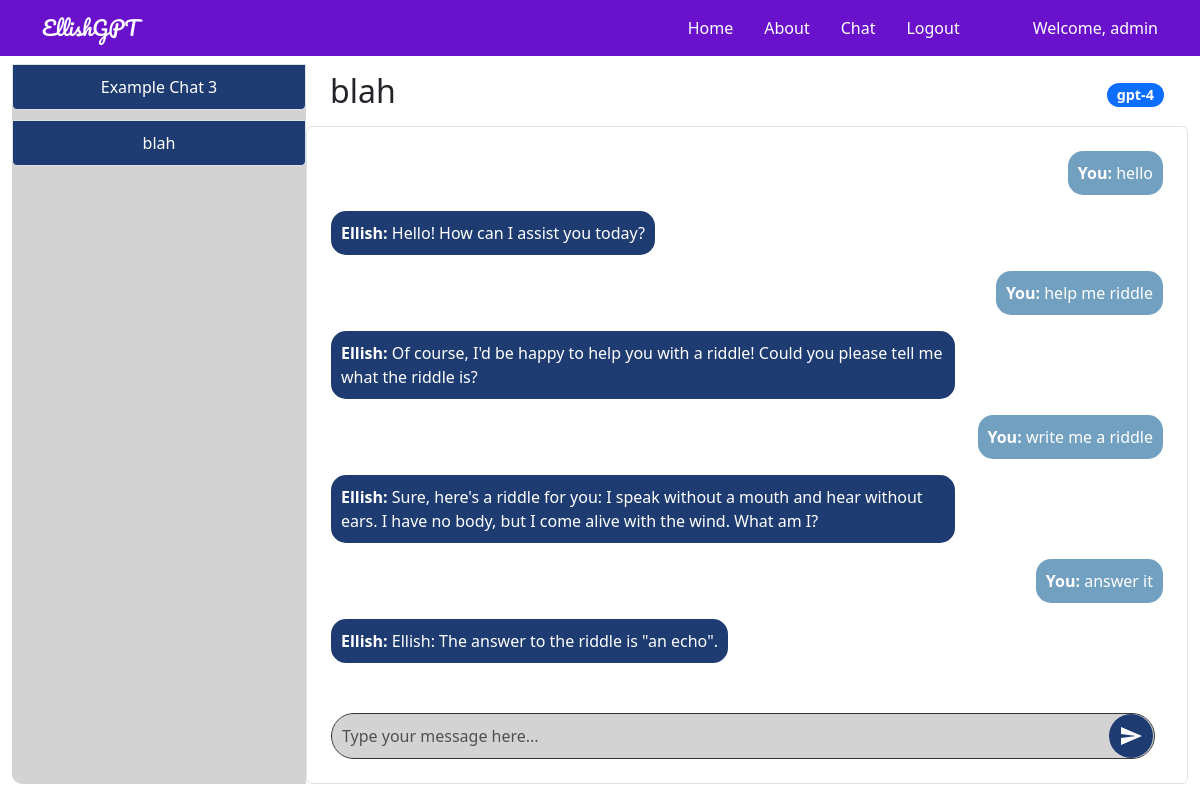
Page /chat/4 (signed in) on the committed database.
### tables this page shows
CREATE TABLE users (
        userid INTEGER PRIMARY KEY,
        username TEXT NOT NULL UNIQUE,
        password TEXT NOT NULL
    );

CREATE TABLE chats (
        chat_id INTEGER PRIMARY KEY,
        user_id INTEGER,
        model_id INTEGER,
        title TEXT,
        chat TEXT,
        time DATETIME,
        model_name TEXT,
        FOREIGN KEY(user_id) REFERENCES users(userid),
        FOREIGN KEY(model_id) REFERENCES models(modelid)
    );

CREATE TABLE chat_messages (
        id INTEGER PRIMARY KEY AUTOINCREMENT,
        chat_id INTEGER,
        sender TEXT,
        message TEXT,
        timestamp DATETIME DEFAULT CURRENT_TIMESTAMP,
        FOREIGN KEY (chat_id) REFERENCES chats(chat_id)
    );

### genaiserver_wl_folder/flask_app.py (the view, shortened to what this page needs)
@app.route('/chat/<int:chat_id>', methods=['GET', 'POST'])
@login_required
def open_chat(chat_id):
    try:
        g.db = connect_db()
        username = session['username']
        cur = g.db.execute('SELECT userid FROM users WHERE username = ?', (username,))
        user_id = cur.fetchone()[0]
        cur = g.db.execute('SELECT * FROM chats WHERE chat_id = ?', (chat_id,))
        chat = cur.fetchone()
        if chat is None:
            logging.error(f"Chat with id {chat_id} not found.")
            flash("Chat not found.")
            return redirect(url_for('chat'))
        chat_data = dict(time=chat[5], chat=chat[4], title=chat[3], chat_id=chat[0], model_name=chat[6])
        cur_messages = g.db.execute('SELECT sender, message FROM chat_messages WHERE chat_id = ? ORDER BY timestamp DESC LIMIT 10', (chat_id,))
        messages = [{'sender': row[0], 'message': row[1]} for row in cur_messages.fetchall()]
        messages.reverse()  # Reverse to show the latest message at the bottom
        cur2 = g.db.execute('SELECT * FROM chats WHERE user_id = ? ORDER BY time;', (user_id,))
        chats = [dict(time=row[5], chat=row[4], title=row[3], chat_id=row[0], model_name=row[6]) for row in cur2.fetchall()]
        g.db.close()
        return render_template("chat_detail.html", app_data=app_data, chat=chat_data, messages=messages, chats=chats)
    except Exception as e:
        logging.exception(f"Error opening chat {chat_id}: {e}")
        flash("An error occurred while trying to open the chat.")
        return redirect(url_for('chat'))

### genaiserver_wl_folder/flask_app.py (called while the page is built)
def connect_db():
    return sqlite3.connect(DATABASE_FILE)

def login_required(f):
    @wraps(f)
    def wrap(*args, **kwargs):
        if 'logged_in' in session:
            return f(*args, **kwargs)
        else:
            flash('You need to login first.')
            return redirect(url_for('login'))
    return wrap

### templates/chat_detail.html (shortened to what this page needs)
{% extends 'layout.html' %} {% block body %}
<div class="container-fluid">
    <div class="row" style="height: 90vh; overflow: hidden">
        <div class="col-md-3 d-flex align-items-stretch p-0">
            <div
                class="list-group sidebar d-flex flex-column justify-content-start w-100"
                style="
                    height: 100%;
                    border-radius: 10px 0 0 10px;
                    background-color: #d3d3d3;
                "
            >
                {% for chat in chats %}
                <div class="position-relative chat-item">
                    <a
                        href="{{ url_for('open_chat', chat_id=chat.chat_id) }}"
                        class="list-group-item list-group-item-action sidebar-item"
                    >
                        {{ chat.title }}
                    </a>
                </div>
                {% endfor %}
            </div>
        </div>
        <div
            class="col-md-9 d-flex flex-column p-0"
            style="
                height: 100%;
                border-radius: 0 10px 10px 0;
                background-color: #ffffff;
            "
        >
            <div
                class="d-flex justify-content-between align-items-center w-100 px-4 py-2"
                style="flex-shrink: 0"
            >
                <h2>{{ chat.title }}</h2>
                <span class="badge bg-primary">{{ chat.model_name }}</span>
            </div>
            <div
                class="chat-box p-4 border rounded bg-white"
                style="
                    flex-grow: 1;
                    padding: 20px;
                    height: 0;
                    border: 2px solid black;
                    overflow-y: auto;
                "
            >
                <div
                    id="chatHistory"
                    class="chat-history mb-4"
                    style="flex-grow: 1; padding-bottom: 1rem"
                >
                    {% for message in messages %}
                    <div
                        class="chat-message {{ 'align-self-end' if message.sender == 'You' else 'align-self-start' }}"
                        style="display: flex; flex-direction: column; align-items: {{ 'flex-end' if message.sender == 'You' else 'flex-start' }};"
                    >
                        <div
                            class="message-bubble {{ 'user-bubble' if message.sender == 'You' else 'bot-bubble' }}"
                            style="{{ 'background-color: #72a0c1; color: white;' if message.sender == 'You' else 'background-color: #1e3c72; color: white;' }}"
                        >
                            <strong>{{ message.sender }}:</strong> {{
                            message.message }}
                        </div>
                    </div>
                    {% endfor %}
                </div>
                <div class="chat-input" style="flex-shrink: 0">
                    <form id="chatForm" class="d-flex align-items-center">
                        <textarea
                            class="form-control me-2"
                            rows="1"
                            name="chat"
                            id="chatInput"
                            placeholder="Type your message here..."
                            style="
                                background-color: #d3d3d3;
                                color: black;
                                border: 1px solid #333;
                                border-radius: 25px;
                                padding: 10px;
                                resize: none;
                                flex-grow: 1;
                                max-height: 100px;
                                overflow-y: auto;
                            "
                        ></textarea>
                        <button
                            class="btn btn-gradient"
                            type="button"
                            onclick="sendChat()"
                            style="
                                background: #1e3c72;
                                color: white;
                                border: none;
                                border-radius: 50%;
                                padding: 10px;
                                display: flex;
                                align-items: center;
                                justify-content: center;
                                position: absolute;
                                right: 10px;
                            "
                        >
                            <svg
                                xmlns="http://www.w3.org/2000/svg"
                                width="24"
                                height="24"
                                fill="white"
                                viewBox="0 0 24 24"
                            >
                                <path
                                    d="M2.01 21l20.99-9-20.99-9-.01 7 15 2-15 2z"
                                />
                            </svg>
                        </button>
                    </form>
                </div>
            </div>
        </div>
    </div>
</div>
{% endblock %}

### templates/layout.html (shortened to what this page needs)
<!doctype html>
<html lang="en">
    <head>
        <link
            href="https://cdn.jsdelivr.net/npm/bootstrap@5.3.0-alpha1/dist/css/bootstrap.min.css"
            rel="stylesheet"
        />
    </head>
    <body style="margin: 0; padding: 0">
        {% include 'includes/_navbar.html' %}
        <main role="main" class="container-fluid pt-5 mt-3">
            {% block body %}{% endblock %}
        </main>
    </body>
</html>

### templates/includes/_navbar.html (shortened to what this page needs)
<nav
    class="navbar navbar-expand-lg navbar-light fixed-top"
    style="background-color: #6a11cb"
>
    <div class="container">
        <a
            class="navbar-brand"
            href="/"
            style="color: white; font-family: &quot;Pacifico&quot;, cursive"
            >{{ app_data['project_name'] }}</a
        >
        <div class="collapse navbar-collapse" id="navbarResponsive">
            <ul class="navbar-nav ml-auto" style="margin-left: auto">
                <li
                    class="nav-item {% if request.path == '/' %}active{% endif %}"
                >
                    <a class="nav-link" href="/" style="color: white">Home</a>
                </li>
                <li
                    class="nav-item {% if request.path == '/about' %}active{% endif %}"
                >
                    <a class="nav-link" href="/about" style="color: white"
                        >About</a
                    >
                </li>
                <li
                    class="nav-item {% if request.path == '/chat' %}active{% endif %}"
                >
                    <a class="nav-link" href="/chat" style="color: white"
                        >Chat</a
                    >
                </li>
                {% if "logged_in" not in session %}
                <li
                    class="nav-item {% if request.path == '/login' %}active{% endif %}"
                >
                    <a class="nav-link" href="/login" style="color: white"
                        >Login</a
                    >
                </li>
                <li
                    class="nav-item {% if request.path == '/register' %}active{% endif %}"
                >
                    <a class="nav-link" href="/register" style="color: white"
                        >Register</a
                    >
                </li>
                {% else %}
                <li
                    class="nav-item {% if request.path == '/logout' %}active{% endif %}"
                >
                    <a class="nav-link" href="/logout" style="color: white"
                        >Logout</a
                    >
                </li>
                {% endif %}
            </ul>
            {% if "logged_in" in session %}
            <span class="navbar-text" style="margin-left: 50px; color: white"
                >Welcome, {{ session['username'] }}</span
            >
            {% endif %}
        </div>
    </div>
</nav>

### templates/layout.html (style rules this page uses)
.navbar-nav .nav-item .nav-link { transition: color 0.3s ease, text-decoration 0.3s ease; }
.navbar-nav .nav-item .nav-link { margin-right: 15px; }

### templates/chat_detail.html (style rules this page uses)
body { opacity: 1; transition: opacity 0.5s ease-in-out; }
.sidebar { background-color: #d3d3d3; height: 100%; flex-grow: 1; }
.sidebar-item { background-color: #1e3c72; color: white; margin-bottom: 10px; border-radius: 5px; padding: 10px; text-align: center; transition: background-color 0.3s, color 0.3s; }
.btn-gradient { background: linear-gradient(135deg, #6e8efb, #a777e3); color: white; border: none; border-radius: 25px; padding: 10px 20px; font-size: 16px; transition: background 0.3s, transform 0.3s; }
.chat-box { display: flex; flex-direction: column; width: 100%; overflow-y: auto; }
.chat-history { flex-grow: 1; overflow-y: auto; padding-bottom: 1rem; }
.chat-message { margin-bottom: 1rem; }
.chat-input { margin-top: 1rem; position: relative; }
textarea { width: 100%; background-color: #d3d3d3; color: black; border: 1px solid #333; border-radius: 25px; padding: 10px; resize: none; flex-grow: 1; max-height: 100px; overflow-y: auto; }
textarea::placeholder { color: #333; }
button { background-color: #1e3c72; color: #fff; border: none; border-radius: 50%; padding: 10px; cursor: pointer; transition: background-color 0.3s; display: flex; align-items: center; justify-content: center; position: absolute; right: 10px; }
.message-bubble { border-radius: 15px; padding: 10px; max-width: 75%; }
.user-bubble { background-color: #72a0c1; color: white; align-self: flex-end; text-align: right; }
.bot-bubble { background-color: #1e3c72; color: white; align-self: flex-start; text-align: left; }
.badge { background-color: #1e3c72; color: white; padding: 5px 10px; border-radius: 15px; font-size: 0.9rem; }

### rows in the picture
users: username "admin"
chats: title "Example Chat 3"
chats: title "blah", model_name "gpt-4"
chat_messages: sender "You", message "hello"
chat_messages: sender "Ellish", message "Hello! How can I assist you today?"
chat_messages: sender "You", message "help me riddle"
chat_messages: sender "Ellish", message "Of course, I'd be happy to help you with a riddle! Could you please tell me what the riddle is?"
chat_messages: sender "You", message "write me a riddle"
chat_messages: sender "Ellish", message "Sure, here's a riddle for you: I speak without a mouth and hear without ears. I have no body, but I come alive with the wind. What am I?"
chat_messages: sender "You", message "answer it"
chat_messages: sender "Ellish", message "Ellish: The answer to the riddle is \"an echo\"."

### other values in the picture
{{ app_data['project_name'] }} "EllishGPT"
